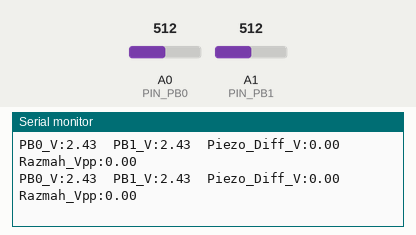
Recording of a sketch running on a simulated Arduino Nano, built with avr-gcc and run on an emulated ATmega328P. Shown: the last lines printed to the serial monitor. The inputs (shaded band) are chosen by the test bench; at power-on: A1 (PIN_PB1) = 512, A0 (PIN_PB0) = 512.

Above: at 1.2 s.
1.3 s: A1 (PIN_PB1) set to 531
At 1.8 s:
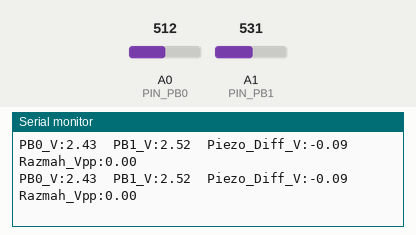
4.3 s: A0 (PIN_PB0) set to 524
At 5.0 s:
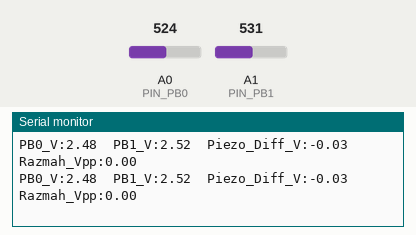
7.3 s: A0 (PIN_PB0) set to 544
At 7.8 s:
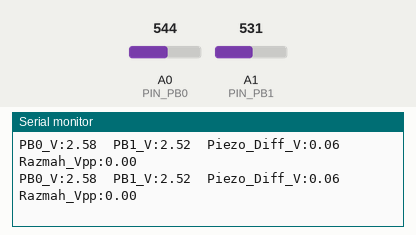
Timing chart, 0 to 10.3 s (numbered marks = the images above; inputs shaded):
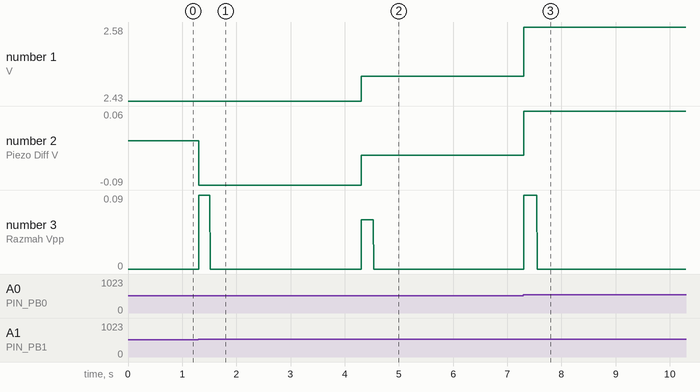

Measured:
- after the input at 1.3 s, the serial monitor: prints a new line at once (image 1)
- after the input at 4.3 s, the serial monitor: prints a new line at once (image 2)
- after the input at 7.3 s, the serial monitor: prints a new line at once (image 3)
- plotted number 1: 2.43 → 2.48 after the input at 4.3 s, 2.48 → 2.58 after the input at 7.3 s
- plotted number 2: 0 → -0.09 after the input at 1.3 s, -0.09 → -0.03 after the input at 4.3 s

The sketch:

out-of-phase_voltage___arduino.ino
```cpp
/*
 * Измеритель мостового (противофазного) сигнала ATtiny13 на Arduino Nano
 * Подключение (3 провода напрямую):
 *   GND (ATtiny13) -> GND (Arduino Nano)
 *   PB0 (ATtiny13) -> A0  (Arduino Nano)
 *   PB1 (ATtiny13) -> A1  (Arduino Nano)
 */

// --- Настройки пинов и параметров ---
const uint8_t PIN_PB0 = A0;            // Первый контакт пьезоизлучателя
const uint8_t PIN_PB1 = A1;            // Второй контакт пьезоизлучателя
const float V_REF = 4.85;              // Опорное / питающее напряжение схемы (4.85 В)
const unsigned long WINDOW_MS = 500;   // Интервал обновления пиковых значений (0.5 сек)

// --- Глобальные переменные для замеров ---
float v0 = 0.0;                        // Напряжение на PB0 относительно GND
float v1 = 0.0;                        // Напряжение на PB1 относительно GND
float vDiff = 0.0;                     // Реальная разность потенциалов на пьезике (PB0 - PB1)
float minDiff = 0.0;                   // Минимальный пик за окно замера
float maxDiff = 0.0;                   // Максимальный пик за окно замера
float vPeakToPeak = 0.0;               // Итоговый размах от пика до пика (Vpp)
unsigned long lastResetTime = 0;       // Таймер сброса окна

void setup() {
  initHardware();                      // Вызов процедуры инициализации
}

void loop() {
  readPinVoltages();                   // 1. Считываем напряжения на обоих пинах
  calculateBridgeAmplitude();          // 2. Считаем разность и полный размах Vpp
  sendToPlotter();                     // 3. Выводим графики в Serial Plotter
  delayMicroseconds(500);              // Небольшая задержка для стабильности графика
}

// =========================================================================
// ПРОЦЕДУРА 1: Настройка порта и входов АЦП
// =========================================================================
void initHardware() {
  Serial.begin(115200);                // Высокая скорость нужна для быстрой отрисовки волны
  pinMode(PIN_PB0, INPUT);
  pinMode(PIN_PB1, INPUT);
}

// =========================================================================
// ПРОЦЕДУРА 2: Чтение напряжений с пинов PB0 и PB1 относительно общей земли
// =========================================================================
void readPinVoltages() {
  int raw0 = analogRead(PIN_PB0);      // Читаем АЦП на A0 (число от 0 до 1023)
  int raw1 = analogRead(PIN_PB1);      // Читаем АЦП на A1 (число от 0 до 1023)

  v0 = (raw0 * V_REF) / 1023.0;        // Переводим попугаи АЦП в Вольты для PB0
  v1 = (raw1 * V_REF) / 1023.0;        // Переводим попугаи АЦП в Вольты для PB1
}

// =========================================================================
// ПРОЦЕДУРА 3: Расчёт дифференциального напряжения и размаха (Peak-to-Peak)
// =========================================================================
void calculateBridgeAmplitude() {
  // Реальное напряжение, которое "видит" нагрузка между выводами PB0 и PB1:
  // Когда PB0 = +U, а PB1 = 0В -> vDiff = +U
  // Когда PB0 = 0В, а PB1 = +U -> vDiff = -U
  vDiff = v0 - v1;

  // Запоминаем верхний и нижний пики сигнала за текущие 0.5 секунды
  if (vDiff < minDiff) minDiff = vDiff;
  if (vDiff > maxDiff) maxDiff = vDiff;

  // Полный размах от самого нижнего до самого верхнего пика
  vPeakToPeak = maxDiff - minDiff;

  // Каждые 500 мс сбрасываем окно пиков, чтобы график реагировал на тишину
  if (millis() - lastResetTime >= WINDOW_MS) {
    minDiff = vDiff;
    maxDiff = vDiff;
    lastResetTime = millis();
  }
}

// =========================================================================
// ПРОЦЕДУРА 4: Отправка данных в Serial Plotter Arduino IDE
// =========================================================================
void sendToPlotter() {
  Serial.print("PB0_V:");
  Serial.print(v0, 2);
  Serial.print("\t");

  Serial.print("PB1_V:");
  Serial.print(v1, 2);
  Serial.print("\t");

  Serial.print("Piezo_Diff_V:");
  Serial.print(vDiff, 2);
  Serial.print("\t");

  Serial.print("Razmah_Vpp:");
  Serial.println(vPeakToPeak, 2);
}
```

antiphase_generator___attiny13.ino
```cpp
/*
 * Генератор чистой противофазы на ATtiny13 для замера мультиметром (без музыки)
 * Питание: 5.0 В
 *
 * Выходы:
 *   PB0 (ножка 5 DIP-8) -> первый щуп мультиметра (+)
 *   PB1 (ножка 6 DIP-8) -> второй щуп мультиметра (-)
 *
 * Опционально (для переключения фазы без перетыкания щупов):
 *   PB2 (ножка 7 DIP-8) -> кнопка или перемычка на GND (с внутренней подтяжкой)
 *   Если кнопку не ставить, скетч сам переключает фазу каждые 2 секунды.
 */

#include <avr/io.h>
#include <util/delay.h>

// Настройка частоты 1.2 МГц (дефолтный делитель /8 от 9.6 МГц)
// Для _delay_ms() компилятору нужен F_CPU, если не задан в настройках ядра
#ifndef F_CPU
#define F_CPU 1200000UL
#endif

static uint8_t phase = 0; // 0: PB0 = HIGH, PB1 = LOW; 1: PB0 = LOW, PB1 = HIGH

static void applyPhase(uint8_t p) {
  if (p == 0) {
    // PB0 = 1 (5.0 В), PB1 = 0 (0 В) -> между PB0 и PB1 будет +5.0 В
    PORTB = (PORTB & ~((1 << PB0) | (1 << PB1))) | (1 << PB0);
  } else {
    // PB0 = 0 (0 В), PB1 = 1 (5.0 В) -> между PB0 и PB1 будет -5.0 В
    PORTB = (PORTB & ~((1 << PB0) | (1 << PB1))) | (1 << PB1);
  }
}

int main(void) {
  // PB0 и PB1 на выход, PB2 на вход с подтяжкой к VCC (для опциональной кнопки)
  DDRB |= (1 << PB0) | (1 << PB1);
  DDRB &= ~(1 << PB2);
  PORTB |= (1 << PB2);

  applyPhase(phase);

  while (1) {
    // Авто-переключение каждые 2 секунды, чтобы мультиметр успел устаканиться
    // При этом можно также нажать кнопку на PB2 на GND для мгновенного переключения
    for (uint8_t i = 0; i < 20; i++) {
      if (!(PINB & (1 << PB2))) {
        // Антидребезг и ожидание отпускания кнопки
        _delay_ms(30);
        while (!(PINB & (1 << PB2))) {
          _delay_ms(10);
        }
        _delay_ms(30);
        phase ^= 1;
        applyPhase(phase);
        i = 0;
      }
      _delay_ms(100);
    }

    phase ^= 1;
    applyPhase(phase);
  }
}
```
